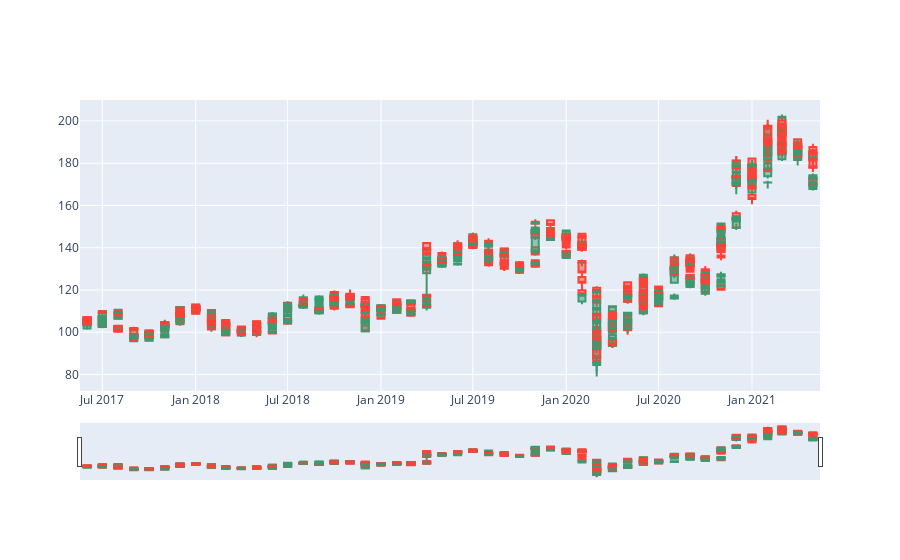

Notebook code for this chart:
### Code cell
fig = go.Figure(data=[go.Candlestick(x=df_ticker2['DIS'].index,
                open=df_ticker2['DIS']['open'],
                high=df_ticker2['DIS']['high'],
                low=df_ticker2['DIS']['low'],
                close=df_ticker2['DIS']['close'])])


fig.show()

### Figure 1 — Plotly figure (JSON) as saved in the notebook; plotly's stock layout.template omitted (floating-point values rounded to 4 significant figures; data arrays with more than 128 entries replaced by an {"elided": "..."} marker saying what was removed)
{"data": [{"close": {"elided": "1000 float values"}, "high": {"elided": "1000 float values"}, "low": {"elided": "1000 float values"}, "open": {"elided": "1000 float values"}, "type": "candlestick", "x": {"elided": "1000 str values"}}], "layout": {"autosize": true, "xaxis": {"autorange": true, "range": ["2017-05-18", "2021-05-15"], "rangeslider": {"autorange": true, "range": ["2017-05-18", "2021-05-15"], "yaxis": {"_template": null, "rangemode": "match"}}, "type": "date"}, "yaxis": {"autorange": true, "range": [72.18, 209.9]}}}
